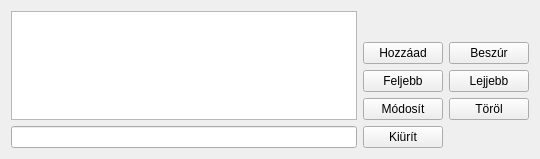
<?xml version="1.0" encoding="UTF-8"?>
<ui version="4.0">
 <class>arrayEd</class>
 <widget class="QWidget" name="arrayEd">
  <property name="geometry">
   <rect>
    <x>0</x>
    <y>0</y>
    <width>540</width>
    <height>159</height>
   </rect>
  </property>
  <property name="windowTitle">
   <string>Form</string>
  </property>
  <layout class="QHBoxLayout" name="horizontalLayout">
   <item>
    <layout class="QVBoxLayout" name="verticalLayoutData">
     <item>
      <widget class="QListView" name="listView">
       <property name="editTriggers">
        <set>QAbstractItemView::NoEditTriggers</set>
       </property>
       <property name="alternatingRowColors">
        <bool>true</bool>
       </property>
       <property name="selectionBehavior">
        <enum>QAbstractItemView::SelectRows</enum>
       </property>
      </widget>
     </item>
     <item>
      <layout class="QHBoxLayout" name="horizontalLayoutXY">
       <item>
        <widget class="QLineEdit" name="lineEdit"/>
       </item>
      </layout>
     </item>
    </layout>
   </item>
   <item>
    <layout class="QVBoxLayout" name="verticalLayoutPB">
     <item>
      <spacer name="verticalSpacer">
       <property name="orientation">
        <enum>Qt::Vertical</enum>
       </property>
       <property name="sizeHint" stdset="0">
        <size>
         <width>20</width>
         <height>40</height>
        </size>
       </property>
      </spacer>
     </item>
     <item>
      <layout class="QGridLayout" name="gridLayout">
       <item row="0" column="0">
        <widget class="QPushButton" name="pushButtonAdd">
         <property name="text">
          <string>Hozzáad</string>
         </property>
        </widget>
       </item>
       <item row="0" column="1">
        <widget class="QPushButton" name="pushButtonIns">
         <property name="text">
          <string>Beszúr</string>
         </property>
        </widget>
       </item>
       <item row="1" column="0">
        <widget class="QPushButton" name="pushButtonUp">
         <property name="text">
          <string>Feljebb</string>
         </property>
        </widget>
       </item>
       <item row="1" column="1">
        <widget class="QPushButton" name="pushButtonDown">
         <property name="text">
          <string>Lejjebb</string>
         </property>
        </widget>
       </item>
       <item row="2" column="0">
        <widget class="QPushButton" name="pushButtonMod">
         <property name="whatsThis">
          <string>&lt;html&gt;&lt;head/&gt;&lt;body&gt;&lt;p&gt;&lt;br/&gt;&lt;/p&gt;&lt;/body&gt;&lt;/html&gt;</string>
         </property>
         <property name="text">
          <string>Módosít</string>
         </property>
        </widget>
       </item>
       <item row="2" column="1">
        <widget class="QPushButton" name="pushButtonDel">
         <property name="text">
          <string>Töröl</string>
         </property>
        </widget>
       </item>
       <item row="3" column="0">
        <widget class="QPushButton" name="pushButtonClr">
         <property name="text">
          <string>Kiürít</string>
         </property>
        </widget>
       </item>
      </layout>
     </item>
    </layout>
   </item>
  </layout>
 </widget>
 <resources/>
 <connections/>
</ui>
